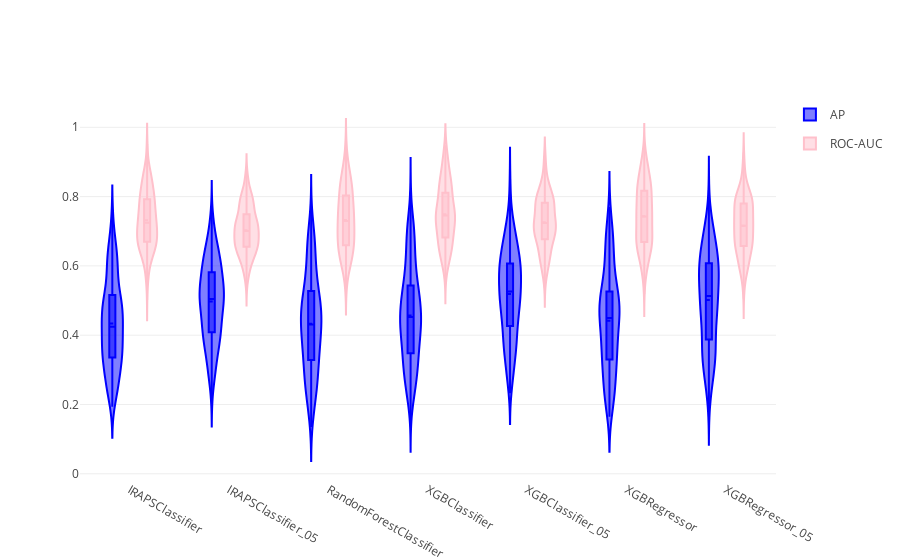

The code cell stored with this chart in its notebook:
### Code cell
trace1 = {
    "type": 'violin',
    "x": results['classifier'],
    "y": results['mean_test_binarize_average_precision_scorer'],
    "legendgroup": 'AP',
    "scalegroup": 'AP',
    "name": 'AP',
    "box": {
        "visible": True
    },
    "meanline": {
        "visible": True
    },
    "line": {
        "color": 'blue'
    }
}

trace2 = {
    "type": 'violin',
    "x": results_auc['classifier'],
    "y": results_auc['mean_test_binarize_auc_scorer'],
    "legendgroup": 'ROC-AUC',
    "scalegroup": 'ROC-AUC',
    "name": 'ROC-AUC',
    "box": {
        "visible": True
    },
    "meanline": {
        "visible": True
    },
    "line": {
        "color": 'pink'
    }
}

layout = {
    "yaxis": {
        "zeroline": False,
    },
    "violinmode": 'group'
}
fig = go.Figure(data=[trace1, trace2], layout=layout)
iplot(fig)
# To show plot, paste the link to this GitHub notebook into http://nbviewer.jupyter.org/

### Figure 1 — Plotly figure (JSON) as saved in the notebook; plotly's stock layout.template omitted (floating-point values rounded to 4 significant figures; data arrays with more than 128 entries replaced by an {"elided": "..."} marker saying what was removed)
{"data": [{"box": {"visible": true}, "legendgroup": "AP", "line": {"color": "blue"}, "meanline": {"visible": true}, "name": "AP", "scalegroup": "AP", "type": "violin", "uid": "1feeec42-3557-11e9-bedd-4a0002d544a0", "x": {"elided": "1723 str values"}, "y": {"elided": "1723 float values"}}, {"box": {"visible": true}, "legendgroup": "ROC-AUC", "line": {"color": "pink"}, "meanline": {"visible": true}, "name": "ROC-AUC", "scalegroup": "ROC-AUC", "type": "violin", "uid": "1feeedf0-3557-11e9-bedd-4a0002d544a0", "x": {"elided": "1723 str values"}, "y": {"elided": "1723 float values"}}], "layout": {"violinmode": "group", "yaxis": {"zeroline": false}}}
